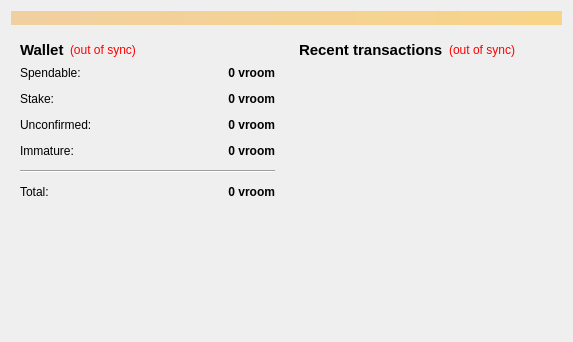
<?xml version="1.0" encoding="UTF-8"?>
<ui version="4.0">
 <class>OverviewPage</class>
 <widget class="QWidget" name="OverviewPage">
  <property name="geometry">
   <rect>
    <x>0</x>
    <y>0</y>
    <width>573</width>
    <height>342</height>
   </rect>
  </property>
  <property name="windowTitle">
   <string>Form</string>
  </property>
  <layout class="QVBoxLayout" name="topLayout">
   <item>
    <widget class="QLabel" name="labelAlerts">
     <property name="visible">
      <bool>false</bool>
     </property>
     <property name="styleSheet">
      <string notr="true">background-color: qlineargradient(x1: 0, y1: 0, x2: 1, y2: 0, stop:0 #F0D0A0, stop:1 #F8D488);  color:#000000
</string>
     </property>
     <property name="wordWrap">
      <bool>true</bool>
     </property>
     <property name="margin">
      <number>3</number>
     </property>
    </widget>
   </item>
   <item>
    <layout class="QHBoxLayout" name="horizontalLayout" stretch="1,1">
     <item>
      <layout class="QVBoxLayout" name="verticalLayout_2">
       <item>
        <widget class="QWidget" name="widget" native="true">
         <layout class="QVBoxLayout" name="verticalLayout_4">
          <item>
           <layout class="QHBoxLayout" name="horizontalLayout_4">
            <item>
             <widget class="QLabel" name="label_5">
              <property name="font">
               <font>
                <pointsize>11</pointsize>
                <weight>75</weight>
                <bold>true</bold>
               </font>
              </property>
              <property name="text">
               <string>Wallet</string>
              </property>
             </widget>
            </item>
            <item>
             <widget class="QLabel" name="labelWalletStatus">
              <property name="toolTip">
               <string>The displayed information may be out of date. Your wallet automatically synchronizes with the Vroomcoin network after a connection is established, but this process has not completed yet.</string>
              </property>
              <property name="styleSheet">
               <string notr="true">QLabel { color: red; }</string>
              </property>
              <property name="text">
               <string notr="true">(out of sync)</string>
              </property>
              <property name="alignment">
               <set>Qt::AlignLeading|Qt::AlignLeft|Qt::AlignVCenter</set>
              </property>
             </widget>
            </item>
            <item>
             <spacer name="horizontalSpacer_2">
              <property name="orientation">
               <enum>Qt::Horizontal</enum>
              </property>
              <property name="sizeHint" stdset="0">
               <size>
                <width>40</width>
                <height>20</height>
               </size>
              </property>
             </spacer>
            </item>
           </layout>
          </item>
          <item>
           <layout class="QFormLayout" name="formLayout_2">
            <property name="fieldGrowthPolicy">
             <enum>QFormLayout::AllNonFixedFieldsGrow</enum>
            </property>
            <property name="horizontalSpacing">
             <number>12</number>
            </property>
            <property name="verticalSpacing">
             <number>12</number>
            </property>
            <item row="0" column="0">
             <widget class="QLabel" name="label">
              <property name="text">
               <string>Spendable:</string>
              </property>
             </widget>
            </item>
            <item row="0" column="1">
             <widget class="QLabel" name="labelBalance">
              <property name="font">
               <font>
                <weight>75</weight>
                <bold>true</bold>
               </font>
              </property>
              <property name="cursor">
               <cursorShape>IBeamCursor</cursorShape>
              </property>
              <property name="toolTip">
               <string>Your current spendable balance</string>
              </property>
              <property name="text">
               <string notr="true">0 vroom</string>
              </property>
              <property name="alignment">
               <set>Qt::AlignRight|Qt::AlignTrailing|Qt::AlignVCenter</set>
              </property>
              <property name="textInteractionFlags">
               <set>Qt::LinksAccessibleByMouse|Qt::TextSelectableByKeyboard|Qt::TextSelectableByMouse</set>
              </property>
             </widget>
            </item>
            <item row="1" column="0">
             <widget class="QLabel" name="label_6">
              <property name="text">
               <string>Stake:</string>
              </property>
             </widget>
            </item>
            <item row="1" column="1">
             <widget class="QLabel" name="labelStake">
              <property name="font">
               <font>
                <weight>75</weight>
                <bold>true</bold>
               </font>
              </property>
              <property name="cursor">
               <cursorShape>IBeamCursor</cursorShape>
              </property>
              <property name="toolTip">
               <string>Total of coins that was staked, and do not yet count toward the current balance</string>
              </property>
              <property name="text">
               <string notr="true">0 vroom</string>
              </property>
              <property name="alignment">
               <set>Qt::AlignRight|Qt::AlignTrailing|Qt::AlignVCenter</set>
              </property>
              <property name="textInteractionFlags">
               <set>Qt::LinksAccessibleByMouse|Qt::TextSelectableByKeyboard|Qt::TextSelectableByMouse</set>
              </property>
             </widget>
            </item>
            <item row="2" column="0">
             <widget class="QLabel" name="label_3">
              <property name="text">
               <string>Unconfirmed:</string>
              </property>
             </widget>
            </item>
            <item row="2" column="1">
             <widget class="QLabel" name="labelUnconfirmed">
              <property name="font">
               <font>
                <weight>75</weight>
                <bold>true</bold>
               </font>
              </property>
              <property name="cursor">
               <cursorShape>IBeamCursor</cursorShape>
              </property>
              <property name="toolTip">
               <string>Total of transactions that have yet to be confirmed, and do not yet count toward the current balance</string>
              </property>
              <property name="text">
               <string notr="true">0 vroom</string>
              </property>
              <property name="alignment">
               <set>Qt::AlignRight|Qt::AlignTrailing|Qt::AlignVCenter</set>
              </property>
              <property name="textInteractionFlags">
               <set>Qt::LinksAccessibleByMouse|Qt::TextSelectableByKeyboard|Qt::TextSelectableByMouse</set>
              </property>
             </widget>
            </item>
            <item row="3" column="0">
             <widget class="QLabel" name="labelImmatureText">
              <property name="text">
               <string>Immature:</string>
              </property>
             </widget>
            </item>
            <item row="3" column="1">
             <widget class="QLabel" name="labelImmature">
              <property name="font">
               <font>
                <weight>75</weight>
                <bold>true</bold>
               </font>
              </property>
              <property name="toolTip">
               <string>Mined balance that has not yet matured</string>
              </property>
              <property name="text">
               <string notr="true">0 vroom</string>
              </property>
              <property name="alignment">
               <set>Qt::AlignRight|Qt::AlignTrailing|Qt::AlignVCenter</set>
              </property>
              <property name="textInteractionFlags">
               <set>Qt::LinksAccessibleByMouse|Qt::TextSelectableByKeyboard|Qt::TextSelectableByMouse</set>
              </property>
             </widget>
            </item>
            <item row="4" column="0" colspan="2">
             <widget class="Line" name="line">
              <property name="orientation">
               <enum>Qt::Horizontal</enum>
              </property>
             </widget>
            </item>
            <item row="5" column="0">
             <widget class="QLabel" name="labelTotalText">
              <property name="text">
               <string>Total:</string>
              </property>
             </widget>
            </item>
            <item row="5" column="1">
             <widget class="QLabel" name="labelTotal">
              <property name="font">
               <font>
                <weight>75</weight>
                <bold>true</bold>
               </font>
              </property>
              <property name="cursor">
               <cursorShape>IBeamCursor</cursorShape>
              </property>
              <property name="toolTip">
               <string>Your current total balance</string>
              </property>
              <property name="text">
               <string notr="true">0 vroom</string>
              </property>
              <property name="alignment">
               <set>Qt::AlignRight|Qt::AlignTrailing|Qt::AlignVCenter</set>
              </property>
              <property name="textInteractionFlags">
               <set>Qt::LinksAccessibleByMouse|Qt::TextSelectableByKeyboard|Qt::TextSelectableByMouse</set>
              </property>
             </widget>
            </item>
           </layout>
          </item>
         </layout>
        </widget>
       </item>
       <item>
        <spacer name="verticalSpacer">
         <property name="orientation">
          <enum>Qt::Vertical</enum>
         </property>
         <property name="sizeHint" stdset="0">
          <size>
           <width>20</width>
           <height>40</height>
          </size>
         </property>
        </spacer>
       </item>
      </layout>
     </item>
     <item>
      <layout class="QVBoxLayout" name="verticalLayout_3">
       <item>
        <widget class="QWidget" name="widget_2" native="true">
         <layout class="QVBoxLayout" name="verticalLayout">
          <item>
           <layout class="QHBoxLayout" name="horizontalLayout_2">
            <item>
             <widget class="QLabel" name="label_4">
              <property name="font">
               <font>
                <pointsize>11</pointsize>
                <weight>75</weight>
                <bold>true</bold>
               </font>
              </property>
              <property name="text">
               <string>&lt;b&gt;Recent transactions&lt;/b&gt;</string>
              </property>
             </widget>
            </item>
            <item>
             <widget class="QLabel" name="labelTransactionsStatus">
              <property name="toolTip">
               <string>The displayed information may be out of date. Your wallet automatically synchronizes with the Vroomcoin network after a connection is established, but this process has not completed yet.</string>
              </property>
              <property name="styleSheet">
               <string notr="true">QLabel { color: red; }</string>
              </property>
              <property name="text">
               <string notr="true">(out of sync)</string>
              </property>
              <property name="alignment">
               <set>Qt::AlignRight|Qt::AlignTrailing|Qt::AlignVCenter</set>
              </property>
             </widget>
            </item>
            <item>
             <spacer name="horizontalSpacer">
              <property name="orientation">
               <enum>Qt::Horizontal</enum>
              </property>
              <property name="sizeHint" stdset="0">
               <size>
                <width>40</width>
                <height>20</height>
               </size>
              </property>
             </spacer>
            </item>
           </layout>
          </item>
          <item>
           <widget class="QListView" name="listTransactions">
            <property name="styleSheet">
             <string notr="true">QListView { background: transparent; }</string>
            </property>
            <property name="frameShape">
             <enum>QFrame::NoFrame</enum>
            </property>
            <property name="verticalScrollBarPolicy">
             <enum>Qt::ScrollBarAlwaysOff</enum>
            </property>
            <property name="horizontalScrollBarPolicy">
             <enum>Qt::ScrollBarAlwaysOff</enum>
            </property>
            <property name="selectionMode">
             <enum>QAbstractItemView::NoSelection</enum>
            </property>
           </widget>
          </item>
         </layout>
        </widget>
       </item>
      </layout>
     </item>
    </layout>
   </item>
  </layout>
 </widget>
 <resources/>
 <connections/>
</ui>
